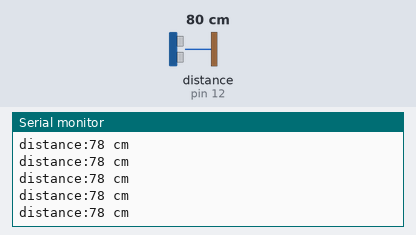
Bench run of a sketch on a simulated Arduino Uno, built with avr-gcc and run on an emulated ATmega328P. Parts: the last lines printed to the serial monitor. Wiring (inferred from the names in the program): ultrasonic range finder: trigger pin 13; echo pin 12. Inputs (shaded band) come from the test bench; at power-on: distance to the obstacle (sensor on pin 12) 80 cm. The echo pulse lasts 58.3 µs per cm.

Above: at 1.2 s.
1.3 s: distance to the obstacle (sensor on pin 12) set to 2 cm
At 1.38 s:
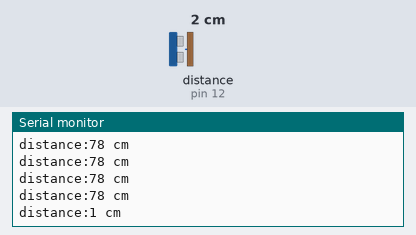
4.3 s: distance to the obstacle (sensor on pin 12) set to 4 cm
At 4.3 s:
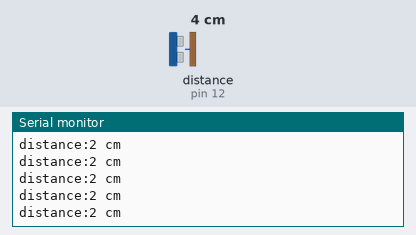
5.8 s: distance to the obstacle (sensor on pin 12) set to 35 cm
At 5.82 s:
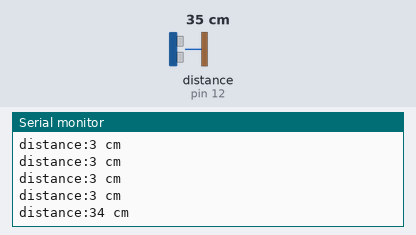
Timing chart, 0 to 8.8 s (numbered marks = the images above; inputs shaded):
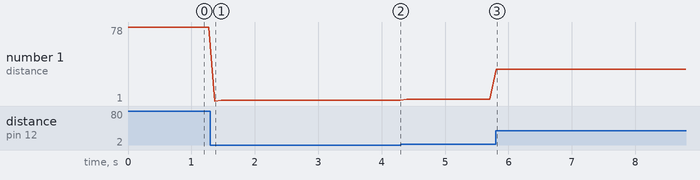

The sketch:

2_Ultrasonic_sensor.ino
```cpp
int trigPin = 13;
int echoPin = 12;

void setup() {
  Serial.begin(9600);                                 // 시리얼 속도 설정
  pinMode(echoPin, INPUT);                            // echoPin 입력
  pinMode(trigPin, OUTPUT);                           // trigPin 출력
}

void loop() {
  long duration, distance;
  digitalWrite(trigPin, HIGH);                        // trigPin에서 초음파 발생(echoPin도 HIGH)
  delayMicroseconds(10);
  digitalWrite(trigPin, LOW);
  duration = pulseIn(echoPin, HIGH);                  // echoPin 이 HIGH를 유지한 시간을 저장 한다.
  distance = ((float)(340 * duration) / 10000) / 2;
  Serial.print("distance:");                          // 물체와 초음파 센서간 거리를 표시
  Serial.print(distance);
  Serial.println(" cm");
  delay(100);
}
```

Measured:
- after the input at 1.3 s, the serial monitor: prints a new line after 0.07 s (image 1)
- after the input at 5.8 s, the serial monitor: prints a new line at once (image 3)
- plotted number 1: 78 → 2 after the input at 1.3 s, 2 → 3 after the input at 4.3 s, 3 → 34 after the input at 5.8 s
